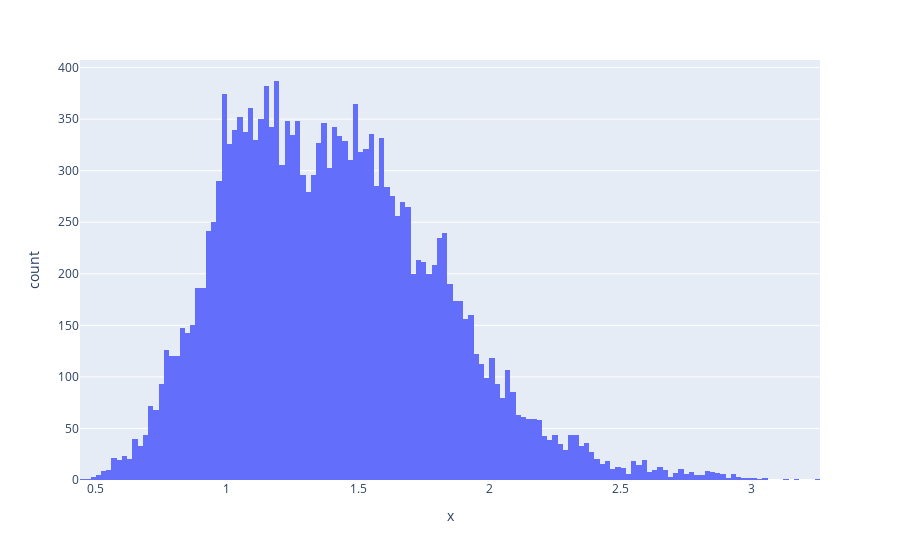

Notebook cell for this chart:
### Code cell
px.histogram(x = data["AveragePrice"])

### Figure 1 — Plotly figure (JSON) as saved in the notebook; plotly's stock layout.template omitted (floating-point values rounded to 4 significant figures; data arrays with more than 128 entries replaced by an {"elided": "..."} marker saying what was removed)
{"data": [{"alignmentgroup": "True", "bingroup": "x", "hovertemplate": "x=%{x}<br>count=%{y}<extra></extra>", "legendgroup": "", "marker": {"color": "#636efa", "pattern": {"shape": ""}}, "name": "", "offsetgroup": "", "orientation": "v", "showlegend": false, "type": "histogram", "x": {"elided": "18249 float values"}, "xaxis": "x", "yaxis": "y"}], "layout": {"barmode": "relative", "legend": {"tracegroupgap": 0}, "margin": {"t": 60}, "xaxis": {"anchor": "y", "domain": [0, 1], "title": {"text": "x"}}, "yaxis": {"anchor": "x", "domain": [0, 1], "title": {"text": "count"}}}}
